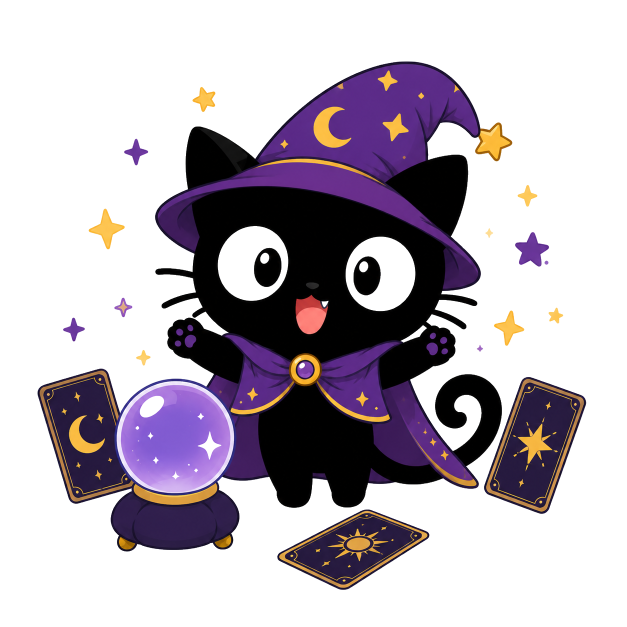
#> input picture assets/메인.png, 1254 x 1254 px (shown at 1/2 size)
$ python optimize_images.py
#> lines starting #> are read from the running program, lines starting #| are printed output that depends on the picture
"""Resize and optimize ddoddo PNG images for web"""
from PIL import Image
import os

DIR = os.path.dirname(os.path.abspath(__file__))

# (filename, max_size_px) - 2x for retina
FILES = {
    "메인.png": 440,        # used at 220px, need 440 for retina
    "에러.png": 320,        # used at 160px
    "사주결과용.png": 200,   # used at 100px
    "사주보는중.png": 360,   # used at 180px
}

for fname, max_size in FILES.items():
    path = os.path.join(DIR, fname)
    if not os.path.exists(path):
        print(f"[MISS] {fname}")
        continue

    before = os.path.getsize(path)
    img = Image.open(path).convert("RGBA")
#> img is the input picture: PIL image 1254x1254 RGBA; mean R, G, B, A 182.6, 174.6, 184.1, 91.9
    w, h = img.size
#> w = 1254; h = 1254

    # Resize keeping aspect ratio
    if w > max_size or h > max_size:
        ratio = min(max_size / w, max_size / h)
#> ratio = 0.351
        new_w, new_h = int(w * ratio), int(h * ratio)
#> new_w = 440; new_h = 440
        img = img.resize((new_w, new_h), Image.LANCZOS)
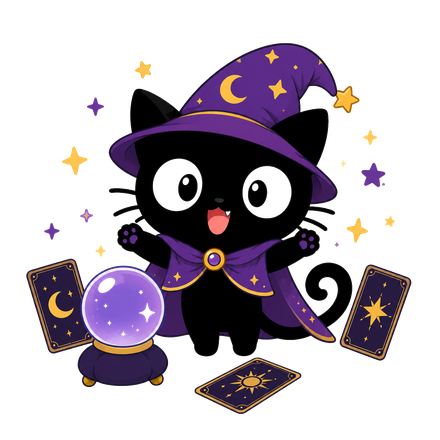
#> img: PIL image 440x440 RGBA; mean R, G, B, A 26.6, 18.4, 27.9, 91.8; transparent parts drawn white

    # Save with max compression
    img.save(path, "PNG", optimize=True)
    after = os.path.getsize(path)
    pct = int((1 - after / before) * 100)
    print(f"[OK] {fname}: {before:,} -> {after:,} bytes (-{pct}%) [{img.size[0]}x{img.size[1]}]")
#| [OK] 메인.png: 1,240,091 -> 150,220 bytes (-87%) [440x440]
#> pass 3 of the loop `for fname, max_size in FILES.items():`:
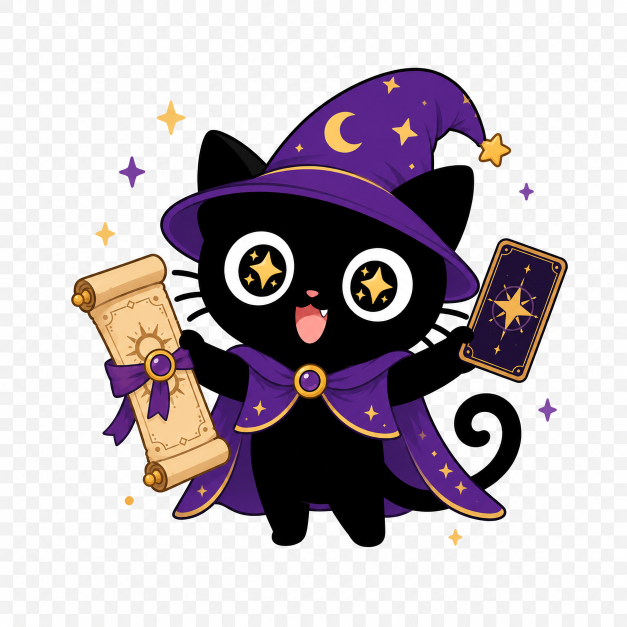
#> input picture assets/사주결과용.png, 1254 x 1254 px (shown at 1/2 size)
#> `img = img.resize((new_w, new_h), Image.LANCZOS)`:
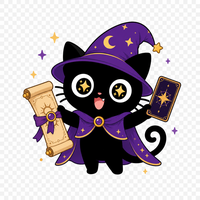
#> img: PIL image 200x200 RGBA; mean R, G, B, A 183.7, 174.7, 181.3, 255
#| [OK] 사주결과용.png: 1,179,990 -> 60,054 bytes (-94%) [200x200]
#> the loop made 4 passes; the first 3 are shown

print("Done!")
